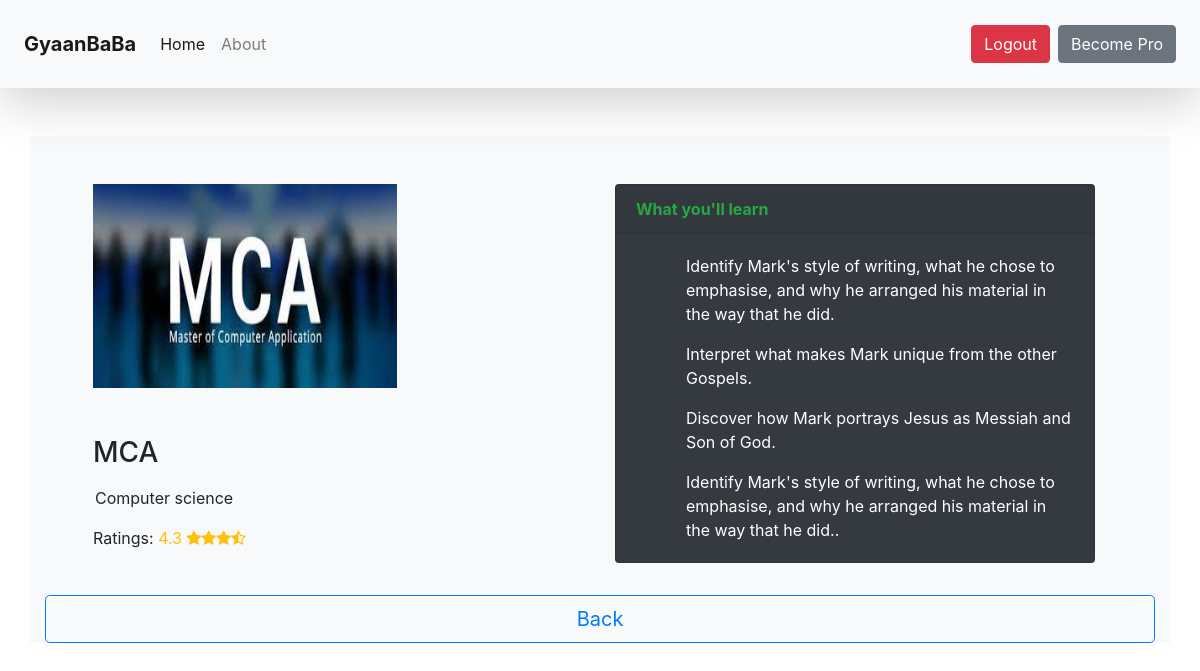
Page /course/mca (signed in) on the earlier database version.
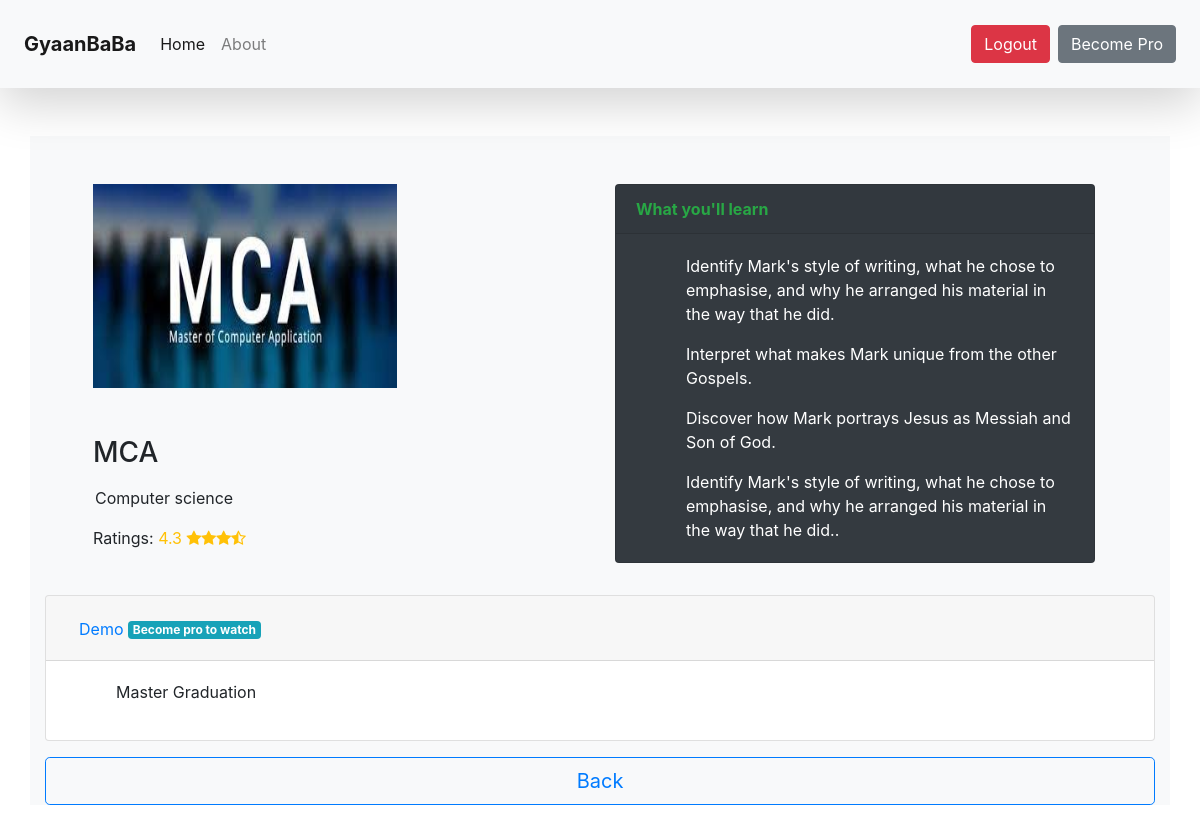
Same page on the later database version.
### App/models.py (models this page shows, shortened)
class Course(models.Model):
    course_name 			= models.CharField(max_length=100)
    course_description 		= RichTextField()
    is_premium 				= models.BooleanField(default=False)
    course_image 			= models.ImageField(upload_to="course")
    slug 					= models.SlugField(blank=True)

class CourseModule(models.Model):
    course 					= models.ForeignKey(Course , on_delete=models.CASCADE)
    course_module_name 		= models.CharField(max_length=100)
    course_description 		= RichTextField()
    video_url 				= models.URLField(max_length=200)
    can_view 				= models.BooleanField(default=False)

### App/views.py (the view)
# urls.py: path('course/<slug>' ,views.view_course , name="course"),
@login_required(login_url='/login/')
def view_course(request,slug):
    course 				= Course.objects.filter(slug =slug).first()
    course_modules 		= CourseModule.objects.filter(course=course)
    params = {'course':course , 'course_modules':course_modules}
    return render(request, 'course.html' , params)

### App/templates/course.html (shortened to what this page needs)
{% extends "base.html" %}
{% block content %}
<div class="container bg-light mt-5">
  <div class="row">
    <div class="col-6">
      <img src="/media/{{course.course_image}}" class="card-img-top p-5 img-fluid img-centered img-responsive" style="height:300px;width:400px">
      <h3 class="ml-5">{{course.course_name}}</h3>
      <p class="ml-5">{{course.course_description | safe}}</p>
      <span class="ml-5">Ratings: <span class="text-warning">4.3 <i class="fa fa-star" aria-hidden="true"></i><i class="fa fa-star" aria-hidden="true"></i><i class="fa fa-star" aria-hidden="true"></i><i class="fa fa-star-half-o" aria-hidden="true"></i></span></span>
  </div>
  <div class="col-6 mt-5">
    <div class="card text-white bg-dark mb-3" style="max-width: 30rem;">
      <div class="card-header font-weight-bold text-success">What you'll learn</div>
      <div class="card-body">
        <p class="card-text">Identify Mark's style of writing, what he chose to emphasise, and why he arranged his material in the way that he did.</p>
        <p class="card-text">Interpret what makes Mark unique from the other Gospels.</p>
        <p class="card-text">Discover how Mark portrays Jesus as Messiah and Son of God.</p>
        <p class="card-text">Identify Mark's style of writing, what he chose to emphasise, and why he arranged his material in the way that he did..</p>
      </div>
    </div>
  </div>
</div>
        {% for course_module in course_modules %}
    <div class="accordion mt-3" id="accordion-{{forloop.counter}}">
        <div class="card">
          <div class="card-header" id="headingOne">
            <h2 class="mb-0">
              <button class="btn btn-link" type="button" data-toggle="collapse"
              data-target="#collapse-{{forloop.counter}}" aria-expanded="true" aria-controls="collapseOne">
               {{course_module.course_module_name}}
               {% if course_module.can_view %}
               <span class="badge badge-success">Can Watch</span>
               {% else %}
               <span class="badge badge-info">Become pro to watch</span>
                {% endif %}
              </button>
            </h2>
          </div>
          <div id="collapse-{{forloop.counter}}" class="collapse show"
          aria-labelledby="headingOne" data-parent="#accordion-{{forloop.counter}}">
            <div class="card-body">
                {{course_module.course_description|safe}}
            </div>
          </div>
        </div>
    </div>
        {% endfor %}
    <a href="{{request.META.HTTP_REFERER}}" class="btn btn-outline-primary btn-lg btn-block my-3">Back</a>
</div>
{% endblock %}

### App/templates/base.html (shortened to what this page needs)
<!DOCTYPE html>
<html lang="en">
<head>
    <link rel="stylesheet" href="https://stackpath.bootstrapcdn.com/bootstrap/4.4.1/css/bootstrap.min.css">
    <link rel="stylesheet" type="text/css" href="https://maxcdn.bootstrapcdn.com/font-awesome/4.4.0/css/font-awesome.min.css">
</head>
<body>
    <nav class="navbar navbar-expand-lg navbar-light bg-light shadow-lg p-4">
        <a class="navbar-brand" href="/"><b>GyaanBaBa</b></a>
        <div class="collapse navbar-collapse" id="navbarColor01">
          <ul class="navbar-nav mr-auto">
            <li class="nav-item active">
              <a class="nav-link" href="/">Home <span class="sr-only">(current)</span></a>
            </li>
            <li class="nav-item">
              <a class="nav-link" href="#">About</a>
            </li>
          </ul>
          <form class="form-inline">
            {% if request.user.is_authenticated %}
            <a href="{% url 'logout' %}" class="btn btn-danger mr-2">Logout</a>
            {% else %}
            <a href="{% url 'login' %}" class="btn btn-primary mr-2">Login</a>
            <a href="{% url 'register' %}" class="btn btn-info mr-2">Register</a>
            {% endif %}
            {% if request.session.profile %}
            <a href="{% url 'become_pro' %}" class="btn btn-info">Pro Member</a>
            {% else %}
            <a href="{% url 'become_pro' %}" class="btn btn-secondary">Become Pro</a>
            {% endif %}
          </form>
        </div>
      </nav>
    {% block content %}{% endblock %}
</body>
</html>

### App/templates/course.html (style rules this page uses)
p { margin-left: 50px; }

Differences in the rows shown:
added CourseModule: course_module_name "Demo", can_view "Become pro to watch", course_description "Master Graduation"
